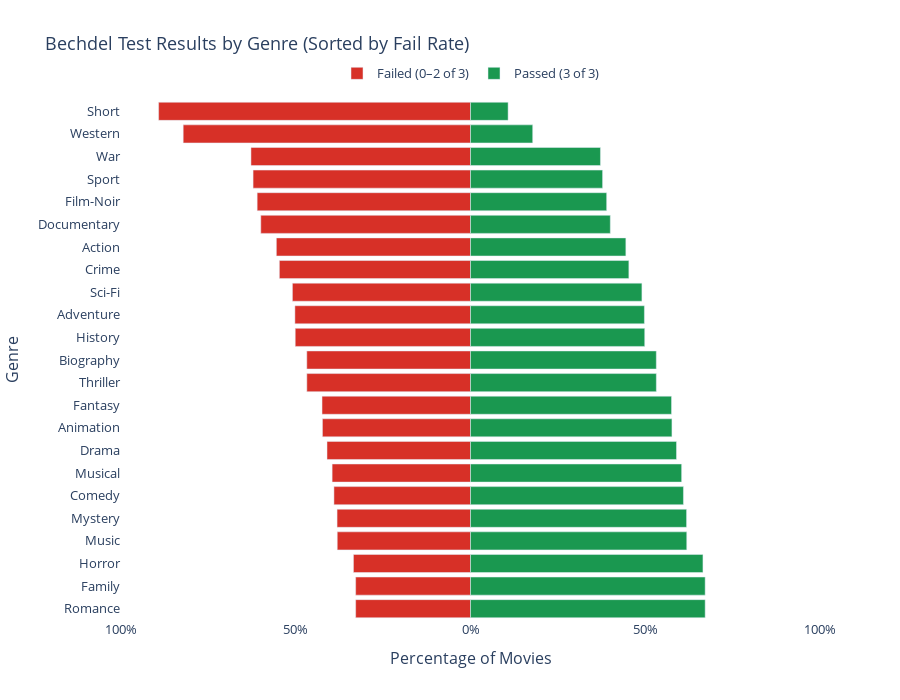

The notebook cell saved with this chart:
### Code cell
import plotly.graph_objects as go

df_bar = df2.copy()

# split multi-genre rows
df_bar["genre_list"] = df_bar["genre"].str.split(",")
df_bar = df_bar.explode("genre_list")
df_bar["genre_list"] = df_bar["genre_list"].str.strip()

# keep valid Bechdel ratings
df_bar = df_bar[df_bar["rating"].isin([0, 1, 2, 3])]

# remove unwanted genres (too less number of datapoints)
df_bar = df_bar[~df_bar["genre_list"].isin(["Adult", "News"])]

# compute pass/fail percentages
grouped = df_bar.groupby("genre_list")

summary = grouped.agg(
    total=("rating", "count"),
    pass_count=("rating", lambda x: (x == 3).sum()),
    fail_count=("rating", lambda x: (x != 3).sum())
).reset_index()

summary["pass_pct"] = 100 * summary["pass_count"] / summary["total"]
summary["fail_pct"] = 100 * summary["fail_count"] / summary["total"]

# sort by fail rate ascending
summary = summary.sort_values("fail_pct", ascending=True)

# build diverging bar chart
fig = go.Figure()

# fail (left, negative values)
fig.add_bar(
    y=summary["genre_list"],
    x=-summary["fail_pct"],
    orientation="h",
    name="Failed (0–2 of 3)",
    marker_color="#d73027",
    hovertemplate="Genre: %{y}<br>Fail: %{x:.1f}%<extra></extra>"
)

# pass (right, positive values)
fig.add_bar(
    y=summary["genre_list"],
    x=summary["pass_pct"],
    orientation="h",
    name="Passed (3 of 3)",
    marker_color="#1a9850",
    hovertemplate="Genre: %{y}<br>Pass: %{x:.1f}%<extra></extra>"
)

# styling
fig.update_layout(
    title="Bechdel Test Results by Genre (Sorted by Fail Rate)",
    barmode="relative",
    height=700,
    paper_bgcolor="white",
    plot_bgcolor="white",
    xaxis_title="Percentage of Movies",
    yaxis_title="Genre",
    font=dict(size=13),
    legend=dict(orientation="h", y=1.08, x=0.5, xanchor="center")
)

# centered percentage axis
fig.update_xaxes(
    tickvals=[-100, -50, 0, 50, 100],
    ticktext=["100%", "50%", "0%", "50%", "100%"],
    range=[-100, 100]
)

fig.show()

### Figure 1 — Plotly figure (JSON) as saved in the notebook; plotly's stock layout.template omitted (floating-point values rounded to 4 significant figures)
{"data": [{"hovertemplate": "Genre: %{y}<br>Fail: %{x:.1f}%<extra></extra>", "marker": {"color": "#d73027"}, "name": "Failed (0–2 of 3)", "orientation": "h", "type": "bar", "x": [-32.86, -32.86, -33.49, -38.12, -38.18, -39.07, -39.59, -41.06, -42.36, -42.48, -46.83, -46.84, -50.15, -50.24, -50.95, -54.69, -55.55, -60.0, -61.04, -62.21, -62.81, -82.2, -89.24], "y": ["Romance", "Family", "Horror", "Music", "Mystery", "Comedy", "Musical", "Drama", "Animation", "Fantasy", "Thriller", "Biography", "History", "Adventure", "Sci-Fi", "Crime", "Action", "Documentary", "Film-Noir", "Sport", "War", "Western", "Short"]}, {"hovertemplate": "Genre: %{y}<br>Pass: %{x:.1f}%<extra></extra>", "marker": {"color": "#1a9850"}, "name": "Passed (3 of 3)", "orientation": "h", "type": "bar", "x": [67.14, 67.14, 66.51, 61.88, 61.82, 60.93, 60.41, 58.94, 57.64, 57.52, 53.17, 53.16, 49.85, 49.76, 49.05, 45.31, 44.45, 40.0, 38.96, 37.79, 37.19, 17.8, 10.76], "y": ["Romance", "Family", "Horror", "Music", "Mystery", "Comedy", "Musical", "Drama", "Animation", "Fantasy", "Thriller", "Biography", "History", "Adventure", "Sci-Fi", "Crime", "Action", "Documentary", "Film-Noir", "Sport", "War", "Western", "Short"]}], "layout": {"barmode": "relative", "font": {"size": 13}, "height": 700, "legend": {"orientation": "h", "x": 0.5, "xanchor": "center", "y": 1.08}, "paper_bgcolor": "white", "plot_bgcolor": "white", "title": {"text": "Bechdel Test Results by Genre (Sorted by Fail Rate)"}, "xaxis": {"range": [-100, 100], "ticktext": ["100%", "50%", "0%", "50%", "100%"], "tickvals": [-100, -50, 0, 50, 100], "title": {"text": "Percentage of Movies"}}, "yaxis": {"title": {"text": "Genre"}}}}
